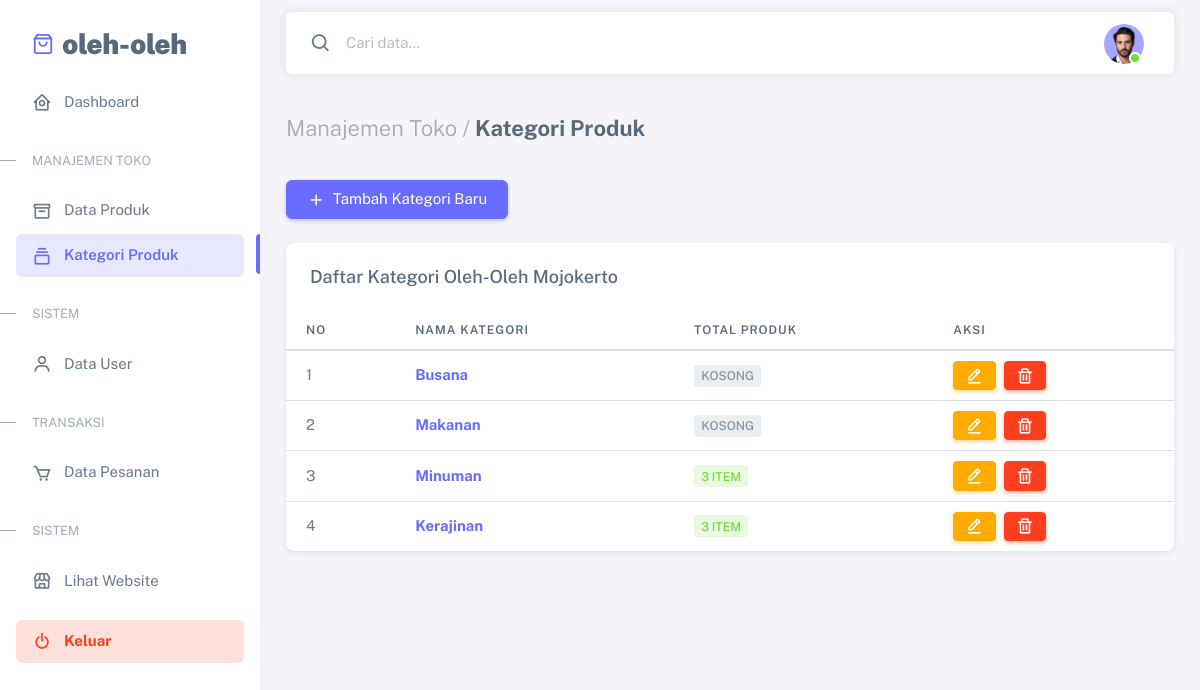
/admin/kategori_produk.php (signed in), run on the app's committed database.
### tables this page shows
CREATE TABLE `categories` (
  `id_category` int NOT NULL,
  `nama_kategori` varchar(50) NOT NULL
);

### admin/kategori_produk.php (the view, shortened to what this page needs)
<?php
include('../config/koneksi.php');
include('components/header.php');
include('components/sidebar.php');
$query = "SELECT c.id_category, c.nama_kategori, COUNT(p.id_product) as jumlah_produk
          FROM categories c
          LEFT JOIN products p ON c.id_category = p.id_category
          GROUP BY c.id_category
          ORDER BY c.id_category DESC";
$result = mysqli_query($conn, $query);
?>
<div class="layout-page">
	<?php include('components/navbar.php'); ?>
	<div class="content-wrapper">
		<div class="container-xxl flex-grow-1 container-p-y">
			<h4 class="fw-bold py-3 mb-4"><span class="text-muted fw-light">Manajemen Toko /</span> Kategori Produk</h4>
			<div class="mb-4">
				<button type="button" class="btn btn-primary" data-bs-toggle="modal" data-bs-target="#modalTambahKategori">
					<span class="tf-icons bx bx-plus"></span>&nbsp; Tambah Kategori Baru
				</button>
			</div>
			<div class="card">
				<h5 class="card-header">Daftar Kategori Oleh-Oleh Mojokerto</h5>
				<div class="table-responsive text-nowrap">
					<table class="table table-hover">
						<thead>
							<tr>
								<th>No</th>
								<th>Nama Kategori</th>
								<th>Total Produk</th>
								<th>Aksi</th>
							</tr>
						</thead>
						<tbody class="table-border-bottom-0">
							<?php
							$no = 1;
							if (mysqli_num_rows($result) > 0) {
								while ($row = mysqli_fetch_assoc($result)) {
							?>
									<tr>
										<td><?= $no++; ?></td>
										<td><strong class="text-primary"><?= $row['nama_kategori']; ?></strong></td>
										<td>
											<?php if ($row['jumlah_produk'] > 0) : ?>
												<span class="badge bg-label-success"><?= $row['jumlah_produk']; ?> Item</span>
											<?php else : ?>
												<span class="badge bg-label-secondary">Kosong</span>
											<?php endif; ?>
										</td>
										<td>
											<div class="d-flex gap-2">
												<button type="button" class="btn btn-sm btn-warning btn-edit"
													data-bs-toggle="modal"
													data-bs-target="#modalEditKategori"
													data-id="<?= $row['id_category']; ?>"
													data-nama="<?= $row['nama_kategori']; ?>"
													title="Edit">
													<i class="bx bx-edit-alt"></i>
												</button>
												<button type="button" class="btn btn-sm btn-danger btn-hapus"
													data-bs-toggle="modal"
													data-bs-target="#modalKonfirmasiHapus"
													data-id="<?= $row['id_category']; ?>"
													data-nama="<?= $row['nama_kategori']; ?>"
													title="Hapus">
													<i class="bx bx-trash"></i>
												</button>
											</div>
										</td>
									</tr>
								<?php
								}
							} else {
								?>
								<tr>
									<td colspan="4" class="text-center py-4">Belum ada data kategori.</td>
								</tr>
							<?php } ?>
						</tbody>
					</table>
				</div>
			</div>
		</div>
	</div>
</div>
<?php include('components/footer.php'); ?>

### data on the page
categories: nama_kategori "Busana", shows "KOSONG"
categories: nama_kategori "Makanan", shows "KOSONG"
categories: nama_kategori "Minuman", jumlah_produk "3"
categories: nama_kategori "Kerajinan", jumlah_produk "3"
